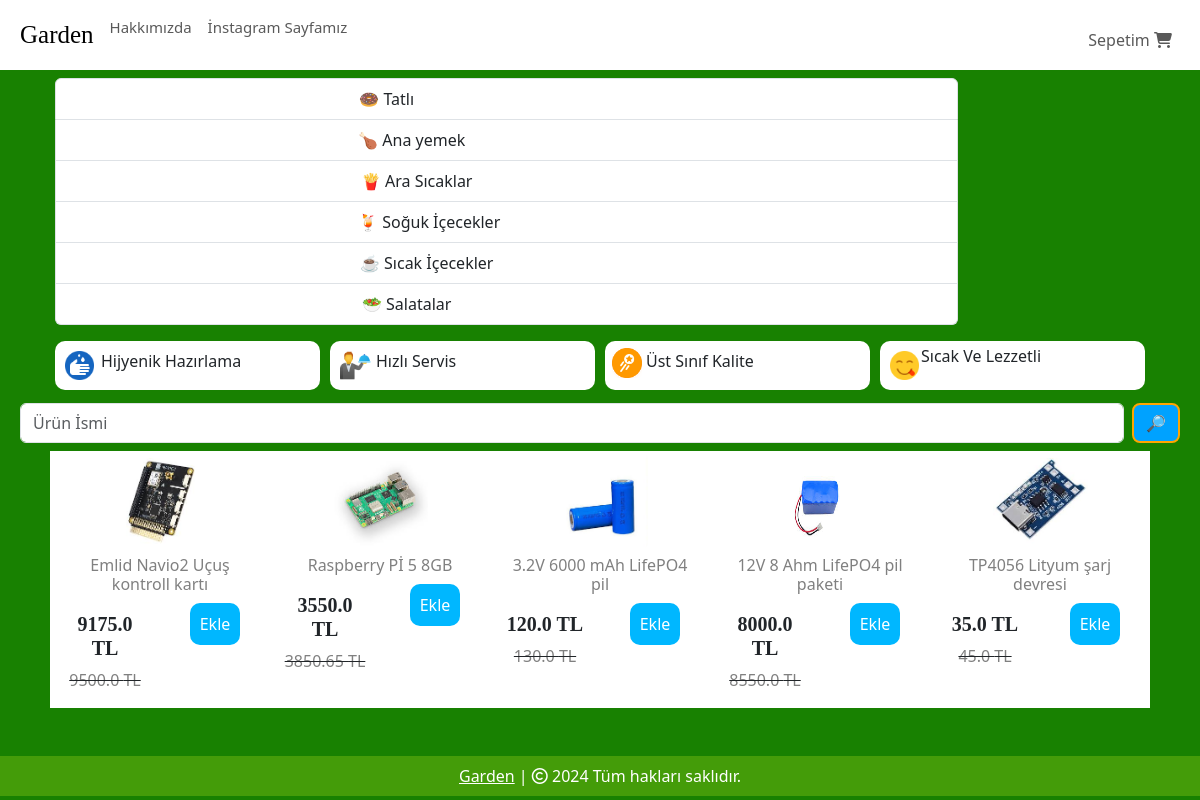
Before: / with the older database file.
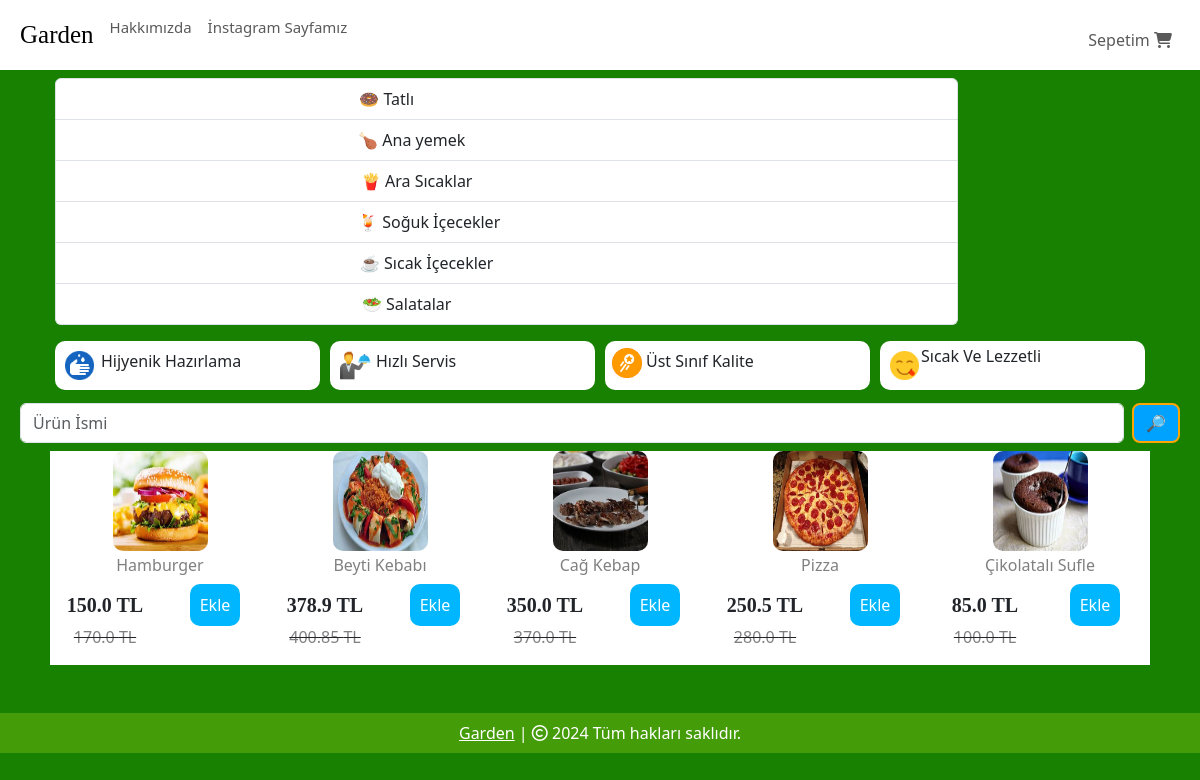
After: the same page with the newer database file.
### website/models.py (models this page shows, shortened)
class Product(db.Model):
    id = db.Column(db.Integer, primary_key=True)
    product_name = db.Column(db.String(100), nullable=False)
    current_price = db.Column(db.Float, nullable=False)
    previous_price = db.Column(db.Float, nullable=False)
    in_stock = db.Column(db.Integer, nullable=False)
    product_picture = db.Column(db.String(1000), nullable=False)
    flash_sale = db.Column(db.Boolean, default=False)
    date_added = db.Column(db.DateTime, default=datetime.utcnow)
    carts = db.relationship('Cart', backref=db.backref('product', lazy=True))
    orders = db.relationship('Order', backref=db.backref('product', lazy=True))

### website/views.py (the view)
@views.route('/')
def home():
    items = Product.query.filter_by(flash_sale=True)
    return render_template('home.html', items=items, cart=Cart.query.filter_by(customer_link=current_user.id).all()
                           if current_user.is_authenticated else [])

### website/templates/home.html (shortened to what this page needs)
{% extends 'base.html' %}
{% block body %}
<div class="container text-center">
    <div class="row" style="margin: 5px; margin-left:-2px; margin-right:-2px;">
      <div class="col " style="margin: 3px;">
        <div class="list-group" id="right1">
            <a href="" class="list-group-item list-group-item-action">
                <span class="link-name">🍩  Tatlı</span>
            </a>
            <a href="" class="list-group-item list-group-item-action">
                <span class="link-name">🍗 Ana yemek</span>
            </a>
            <a href="" class="list-group-item list-group-item-action">
                <span class="button">🍟 Ara Sıcaklar</span>
            </a>
            <a href="" class="list-group-item list-group-item-action">
                <span class="button">🍹 Soğuk İçecekler</span>
            </a>
            <a href="" class="list-group-item list-group-item-action">
                <span class="button">☕ Sıcak İçecekler</span>
            </a>
            <a href="" class="list-group-item list-group-item-action">
                <span class="button">🥗  Salatalar</span>
            </a>
        </div>
      </div>
      <div class="col-md-2">
        </div>
      </div>
    </div>
<div class="container text-center">
    <div class="row" style="margin: 8px;">
        <div class="col" style="display: flex; background-color: white; border-radius: 10px; padding: 7px; margin: 5px;">
            <img src="../static/images/techweek.png" alt="" style="width: 35px; height: 35px;">
            <h6 style="margin: 4px">Hijyenik Hazırlama </h6>
        </div>
        <div class="col" style="display: flex; background-color: white; border-radius: 10px; padding: 7px; margin: 5px;">
            <img src="../static/images/FreeDelivery.png" alt="" style="width: 35px; height: 35px;">
            <h6 style="margin: 4px">Hızlı Servis</h6>
        </div>
        <div class="col" style="display: flex; background-color: white; border-radius: 10px; padding: 7px; margin: 5px;">
            <img src="../static/images/food.png" alt="" style="width: 30px; height: 30px;">
            <h6 style="margin: 4px">Üst Sınıf Kalite</h6>
        </div>
        <div class="col" style="display: flex; background-color: white; border-radius: 10px; padding: 7px; margin: 5px;">
            <img src="../static/images/airtime.png" alt="" style="width: 35px; height: 35px;">
            <h6 style="margin: -1px">Sıcak Ve Lezzetli</h6>
        </div>
    </div>
</div>
<form class="d-flex" role="search" action="/search" style="margin-left:20px; margin-right:20px;" method="POST">
    <input class="form-control me-2" name="search" type="search" placeholder="Ürün İsmi" aria-label="Search">
    <button class="btn" type="submit">🔎</button>
  </form>
<div class="container text-center">
    <div class="row" style="margin: 8px; border-radius: 10px; background-color: rgb(219, 219, 218);" id="column">
        {% for item in items %}
        <div class="col" style=" background-color: rgb(255, 255, 255);">
            <img src="{{ item.product_picture }}" alt="" style="height: 100px; width: 95px; border-radius: 10px;">
            <div class="row" style="margin-top: 5px;">
                <h6 style="color: gray;">{{ item.product_name }}</h6>
            </div>
            <div class="row" style="margin-top: 10px;">
                <div class="col">
                    <h5 style="font-weight: 600; font-family: 'Times New Roman', Times, serif;">{{ item.current_price }} TL</h5>
                    <strike><p style="color: gray;">{{ item.previous_price}} TL</p></strike>
                </div>
                <div class="col">
                    <a href="/add-to-cart/{{ item.id }}">Ekle</a>
                </div>
            </div>
        </div>
        {% endfor %}
    </div>
</div>
{% endblock %}

### website/templates/base.html (shortened to what this page needs)
<!DOCTYPE html>
<html lang="tr">
<head>
    <link rel="stylesheet" href="https://cdnjs.cloudflare.com/ajax/libs/bootstrap-icons/1.10.5/font/bootstrap-icons.min.css" />
    <link rel="stylesheet" href="{{ url_for('static', filename='css/all.min.css') }}">
    <link rel="stylesheet" href="{{ url_for('static', filename='css/bootstrap.min.css') }}">
    <link rel="stylesheet" href="{{ url_for('static', filename='css/style.css') }}">
</head>
<body style="background-color: rgb(24, 129, 1);">
    <nav class="navbar navbar-expand-lg" style="background-color: rgb(255, 255, 255);">
      <div class="container-fluid">
        <div class="collapse navbar-collapse" id="navbarSupportedContent">
          <ul class="navbar-nav me-auto mb-2 mb-lg-0">
            <li class="nav-item">
              <a class="nav-link active" aria-current="page" href="/" style="font-family: cursive; font-size: 25px;">Garden</a>
            </li>
            <li class="nav-item">
              <a class="nav-link text-grey" href="#" style="font-size: 15px;">Hakkımızda</a>
            </li>
            <li class="nav-item">
              <a class="nav-link text-grey" href="#" style="font-size: 15px;">İnstagram Sayfamız</a>
            </li>
          </ul>
        </div>
        <ul class="navbar-nav me-auto mb-2 mb-lg-0">
          <li class="nav-item mx-2" id="items">
            {% if cart | length < 1 %}
            <a class="nav-link text-grey" style=" margin-left:205px; margin-top:10px;" href="/cart"> Sepetim
              <i class="fa-solid fa-cart-shopping"></i>
            </a>
            {% else %}
            <a class="nav-link text-grey" style=" margin-left:205px; margin-top:10px;" href="/cart"><span class="badge bg-success"></span> Sepetim
              <i class="bi bi-{{ cart | length }}-square-fill"></i>
            </a>
            {% endif %}
          </li>
        </ul>
      </div>
    </nav>
    {% block body %}
    {% endblock %}
    <footer class="container-fluid  text-center p-2 mt-5" style="background-color: rgb(68, 156, 9); color: white;">
      <a href="https://RestorantUrl.com" style="color: white;">Garden</a> | <span>
        <i class="fa-sharp fa-regular fa-copyright"></i></span> 2024 Tüm hakları saklıdır.
    </footer>
</body>
</body>
</html>

### website/static/css/style.css (style rules this page uses)
.d-flex .btn { background: rgb(0, 162, 255); border: 2px solid orange; border-radius: 8px; color: #fff; }
.container .row .col .row .col a { background-color: rgb(0, 183, 255); padding: 10px; border-radius: 10px; text-decoration: none; color: white; }

Changed rows visible on the page:
changed Product: product_picture: a different picture; product_name "Emlid Navio2 Uçuş kontroll kartı" → "Hamburger"; current_price "9175.0" → "150.0"; previous_price "9500.0" → "170.0"
changed Product: product_picture: a different picture; product_name "Raspberry Pİ 5 8GB" → "Beyti Kebabı"; current_price "3550.0" → "378.9"; previous_price "3850.65" → "400.85"
changed Product: product_picture: a different picture; product_name "3.2V 6000 mAh LifePO4 pil" → "Cağ Kebap"; current_price "120.0" → "350.0"; previous_price "130.0" → "370.0"
changed Product: product_picture: a different picture; product_name "12V 8 Ahm LifePO4 pil paketi" → "Pizza"; current_price "8000.0" → "250.5"; previous_price "8550.0" → "280.0"
changed Product: product_picture: a different picture; product_name "TP4056 Lityum şarj devresi" → "Çikolatalı Sufle"; current_price "35.0" → "85.0"; previous_price "45.0" → "100.0"
